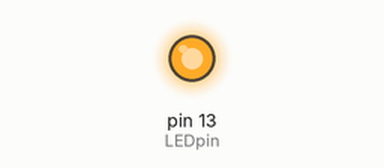
This sketch was run on a simulated Arduino Uno, built with avr-gcc and run on an emulated ATmega328P. On the bench: output pins drawn as LEDs (lit = HIGH).

Above: at 0.2 s.
At 8.5 s:
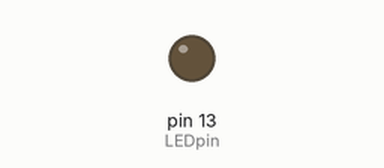
Timing chart, 0 to 14.3 s (numbered marks = the images above):
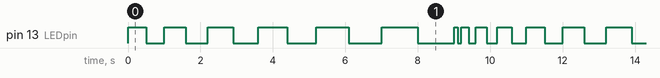

The sketch:

sketch_oct8b.ino
```cpp
int LEDpin = 13;
int delayPeriod = 500;

void setup() {
  // put your setup code here, to run once:
  pinMode(LEDpin, OUTPUT);
}

void loop() {
  // put your main code here, to run repeatedly:
  digitalWrite(LEDpin, HIGH);
  delay(delayPeriod);
  digitalWrite(LEDpin, LOW);
  delay(delayPeriod);
  delayPeriod = delayPeriod + 100;

  if(delayPeriod > 1000){
    delayPeriod = 100;
  }
}
```

Measured:
- by itself, pin 13 (LEDpin): repeats every 11.0 s: LOW 0.50 s, HIGH 0.60 s, LOW 0.60 s, HIGH 0.70 s, LOW 0.70 s, HIGH 0.80 s, LOW 0.80 s, HIGH 0.90 s, LOW 0.90 s, HIGH 1.0 s, LOW 1.0 s, HIGH 0.10 s, LOW 0.10 s, HIGH 0.20 s, LOW 0.20 s, HIGH 0.30 s, LOW 0.30 s, HIGH 0.40 s, LOW 0.40 s, HIGH 0.50 s
- by itself, everything shown: repeats every 11.0 s, in 20 steps
